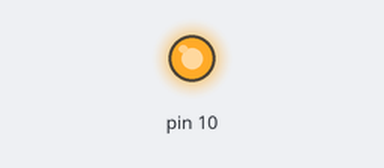
This sketch was run on a simulated Arduino Uno, built with avr-gcc and run on an emulated ATmega328P. Parts: output pins drawn as LEDs (lit = HIGH).

Above: at 2.5 s.
At 5.4 s:
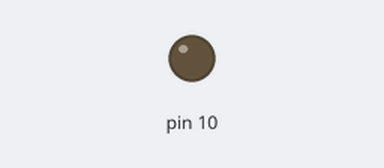
Timing chart, 0 to 7.5 s (numbered marks = the images above):
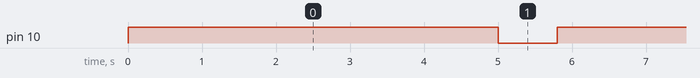

Measured:
- by itself, pin 10: alternates HIGH for 5.0 s and LOW for 0.80 s

The sketch:

transistor_1.ino
```cpp
void setup() {
  // put your setup code here, to run once:
  pinMode(10,OUTPUT);
//Serial.begin(9600);
}

void loop() {
  // put your main code here, to run repeatedly:
  digitalWrite(10, HIGH);
  delay(5000);
  digitalWrite(10, LOW);
  delay(800);
}
```
